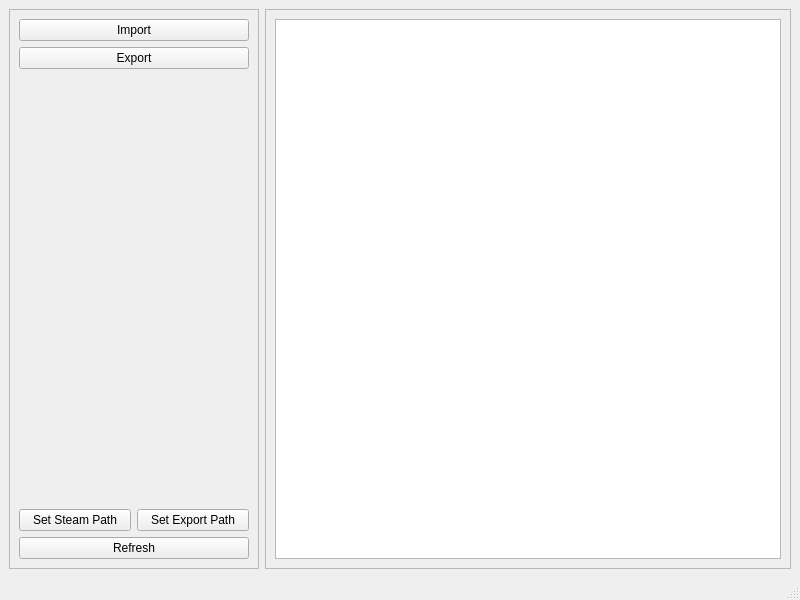
<?xml version="1.0" encoding="UTF-8"?>
<ui version="4.0">
 <class>MainWindow</class>
 <widget class="QMainWindow" name="MainWindow">
  <property name="geometry">
   <rect>
    <x>0</x>
    <y>0</y>
    <width>800</width>
    <height>600</height>
   </rect>
  </property>
  <property name="windowTitle">
   <string>Unofficial Level Manager for Baba Is You</string>
  </property>
  <widget class="QWidget" name="centralwidget">
   <layout class="QHBoxLayout" name="horizontalLayout">
    <item>
     <widget class="QFrame" name="frame_2">
      <property name="minimumSize">
       <size>
        <width>250</width>
        <height>0</height>
       </size>
      </property>
      <property name="maximumSize">
       <size>
        <width>250</width>
        <height>16777215</height>
       </size>
      </property>
      <property name="frameShape">
       <enum>QFrame::StyledPanel</enum>
      </property>
      <property name="frameShadow">
       <enum>QFrame::Raised</enum>
      </property>
      <layout class="QGridLayout" name="gridLayout_2">
       <item row="1" column="0" colspan="2">
        <widget class="QPushButton" name="ExportButton">
         <property name="text">
          <string>Export</string>
         </property>
        </widget>
       </item>
       <item row="0" column="0" colspan="2">
        <widget class="QPushButton" name="ImportButton">
         <property name="text">
          <string>Import</string>
         </property>
        </widget>
       </item>
       <item row="5" column="0" colspan="2">
        <widget class="QPushButton" name="RefreshButton">
         <property name="text">
          <string>Refresh</string>
         </property>
        </widget>
       </item>
       <item row="4" column="1">
        <widget class="QPushButton" name="SavePathButton">
         <property name="text">
          <string>Set Export Path</string>
         </property>
        </widget>
       </item>
       <item row="3" column="0">
        <spacer name="verticalSpacer">
         <property name="orientation">
          <enum>Qt::Vertical</enum>
         </property>
         <property name="sizeHint" stdset="0">
          <size>
           <width>20</width>
           <height>40</height>
          </size>
         </property>
        </spacer>
       </item>
       <item row="4" column="0">
        <widget class="QPushButton" name="SteamPathButton">
         <property name="text">
          <string>Set Steam Path</string>
         </property>
        </widget>
       </item>
       <item row="2" column="0">
        <widget class="QLabel" name="StatusLabel">
         <property name="text">
          <string/>
         </property>
        </widget>
       </item>
      </layout>
     </widget>
    </item>
    <item>
     <widget class="QFrame" name="frame">
      <property name="frameShape">
       <enum>QFrame::StyledPanel</enum>
      </property>
      <property name="frameShadow">
       <enum>QFrame::Raised</enum>
      </property>
      <layout class="QGridLayout" name="gridLayout">
       <item row="0" column="0">
        <widget class="QListView" name="LevelList"/>
       </item>
      </layout>
     </widget>
    </item>
   </layout>
  </widget>
  <widget class="QMenuBar" name="menubar">
   <property name="geometry">
    <rect>
     <x>0</x>
     <y>0</y>
     <width>800</width>
     <height>32</height>
    </rect>
   </property>
  </widget>
  <widget class="QStatusBar" name="statusbar"/>
  <action name="actionSet_Path">
   <property name="text">
    <string>Set Steam Path</string>
   </property>
  </action>
  <action name="actionSet_Export_Path">
   <property name="text">
    <string>Set Export Path</string>
   </property>
  </action>
 </widget>
 <resources/>
 <connections/>
</ui>
